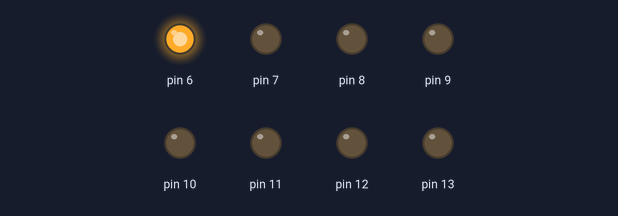
Recording of a sketch running on a simulated Arduino Uno, built with avr-gcc and run on an emulated ATmega328P. On the bench: output pins drawn as LEDs (lit = HIGH).

Above: at 3.2 s.
At 7.67 s:
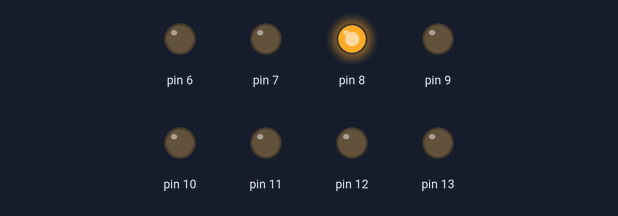
At 11.58 s:
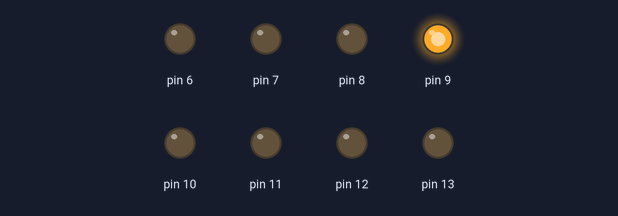
At 19.63 s:
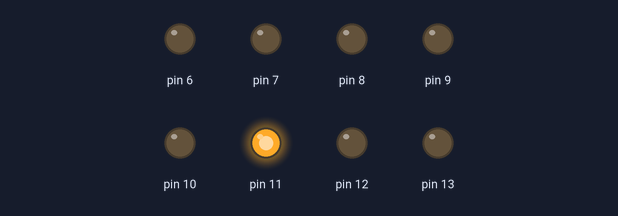
At 28.11 s:
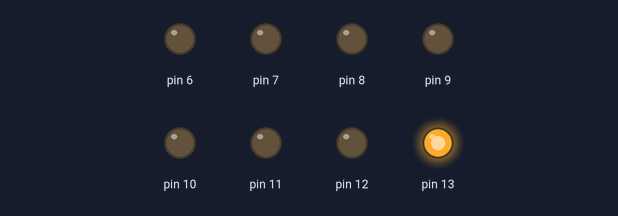
At 37.68 s:
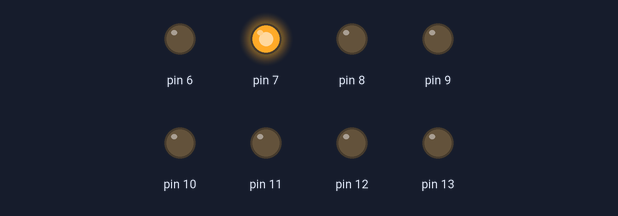
Timing chart, 0 to 40.0 s (numbered marks = the images above):
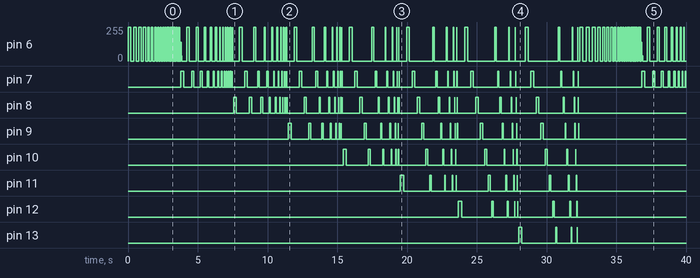

Measured:
- by itself, pin 6: 0/255 → 255/255 at 0.00 s, → 0/255 0.21 s later, → 255/255 0.21 s later, → 0/255 0.18 s later, … (232 changes in this stretch)
- by itself, pin 7: LOW → HIGH at 3.8 s, → LOW 0.21 s later, → HIGH 0.57 s later, → LOW 0.17 s later, … (114 changes in this stretch)
- by itself, pin 8: LOW → HIGH at 7.6 s, → LOW 0.21 s later, → HIGH 0.93 s later, → LOW 0.15 s later, … (72 changes in this stretch)
- by itself, pin 9: LOW → HIGH at 11.5 s, → LOW 0.22 s later, → HIGH 1.3 s later, → LOW 0.14 s later, … (50 changes in this stretch)
- by itself, pin 10: LOW → HIGH at 15.4 s, → LOW 0.22 s later, → HIGH 1.6 s later, → LOW 0.13 s later, … (34 changes in this stretch)
- by itself, pin 11: LOW → HIGH at 19.5 s, → LOW 0.23 s later, → HIGH 1.9 s later, → LOW 0.12 s later, … (24 changes in this stretch)
- by itself, pin 12: LOW → HIGH at 23.7 s, → LOW 0.23 s later, → HIGH 2.2 s later, → LOW 0.11 s later, … (16 changes in this stretch)
- by itself, pin 13: LOW → HIGH at 28.0 s, → LOW 0.24 s later, → HIGH 2.4 s later, → LOW 0.10 s later, … (8 changes in this stretch)

The sketch:

trailing_leds.ino
```cpp
#define LEDmax          13
#define LEDmin          6
#define BAUD_RATE       9600
#define DELAY_TIME      200
#define DELAY_TIME_MIN  0
#define STARTING_PIN    0

char pins[8];

void setup() {
    char counter = LEDmin;
    for (int i = 0; i < sizeof(pins) / sizeof(pins[0]); i++) {
        pins[i] = counter++;
        pinMode(pins[i], OUTPUT);
    }
    Serial.begin(BAUD_RATE);
}

void blinkLEDsDelay(int *ptrDelayTime, char *ptrCurrentPin) {
    blinkLEDs(ptrDelayTime, ptrCurrentPin);
    *ptrDelayTime *= 0.9;
    *ptrCurrentPin += 1;
}

void blinkLEDs(int *ptrDelayTime, char *ptrCurrentPin) {
    digitalWrite(pins[*ptrCurrentPin], HIGH);
    delay(*ptrDelayTime);
    digitalWrite(pins[*ptrCurrentPin], LOW);
    delay(*ptrDelayTime);
}

void loop() {
    static char currentPin = STARTING_PIN;
    static char numberOfPins = 1;
    static int delayTime = DELAY_TIME + numberOfPins * 5;
    blinkLEDsDelay(&delayTime, &currentPin);

    if (delayTime <= DELAY_TIME_MIN) {
        delayTime = DELAY_TIME + numberOfPins * 5;
        numberOfPins++;
        currentPin = numberOfPins - 1;
    }
    if (numberOfPins > sizeof(pins) / sizeof(pins[0])) {
        numberOfPins = 1;
    }
    if (currentPin >= numberOfPins) {
        currentPin = 0;
    }
}
```
